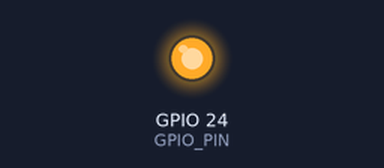
Recording of a program running on a simulated Raspberry Pi (BCM pin numbers). On the bench: output pins drawn as LEDs (lit = HIGH). What the program prints to the terminal is not drawn.

Above: at 2.5 s.
At 7.5 s:
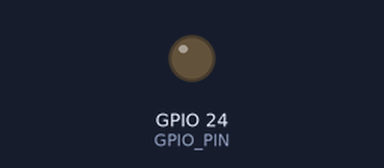
Timing chart, 0 to 13.0 s (numbered marks = the images above):
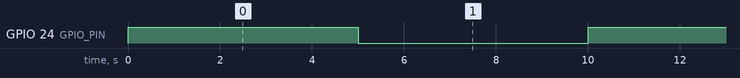

Measured:
- by itself, GPIO 24 (GPIO_PIN): alternates HIGH for 5.0 s and LOW for 5.0 s

The program:

gpio24_blink_BCM.py
```python
import RPi.GPIO as GPIO
import time

GPIO_PIN = 24

GPIO.setmode(GPIO.BCM)
GPIO.setup(GPIO_PIN, GPIO.OUT)
while True:
        GPIO.output(GPIO_PIN,GPIO.HIGH)
        time.sleep(5)
        GPIO.output(GPIO_PIN,GPIO.LOW)
        time.sleep(5)
        print('fuck')
GPIO.cleanup()
```
